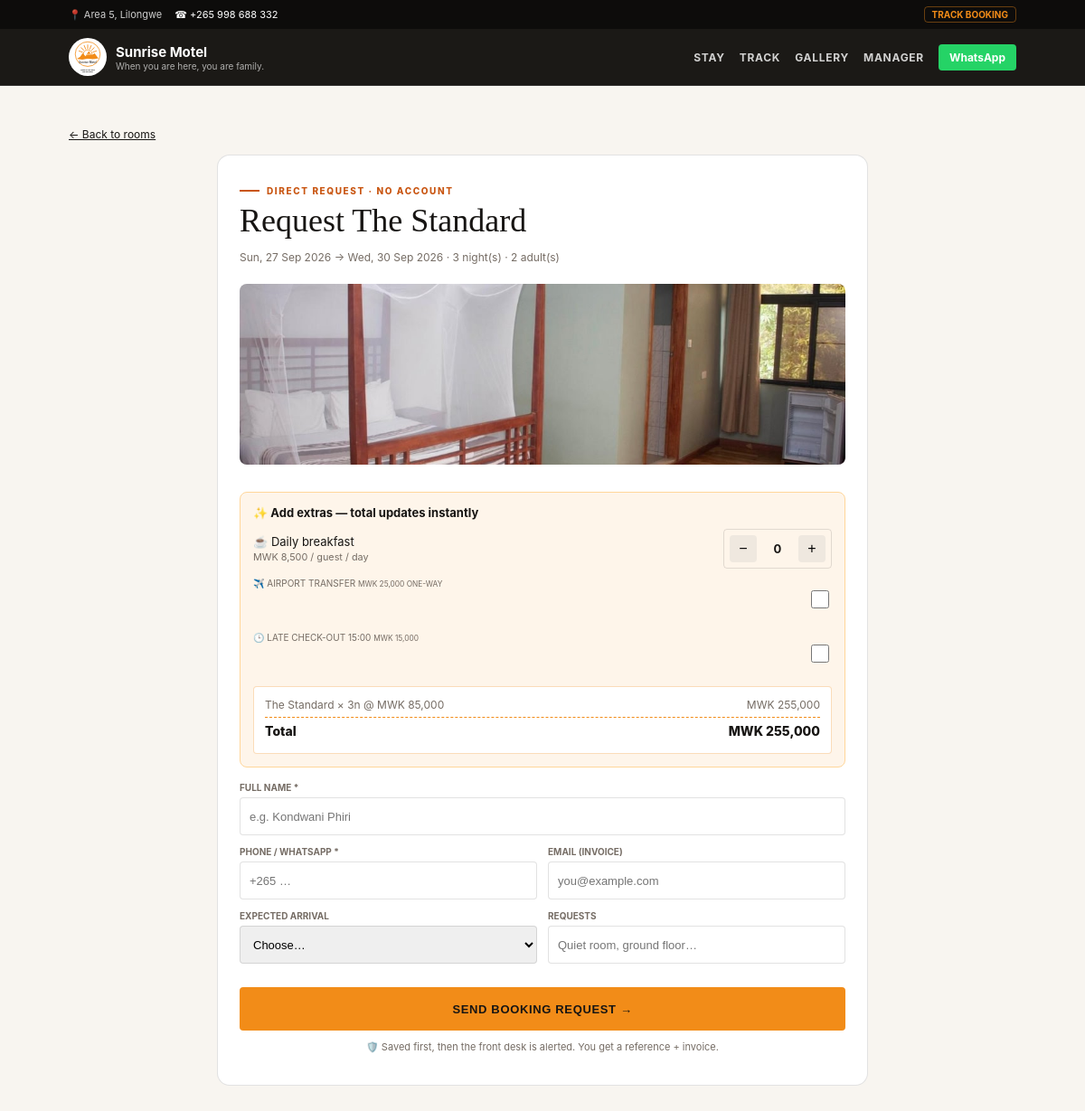
Screenshot of /booking.php with the database file from the repository.
### tables this page shows
CREATE TABLE IF NOT EXISTS `room_types` (
  `id` VARCHAR(64) PRIMARY KEY,
  `name` VARCHAR(120) NOT NULL,
  `slug` VARCHAR(120) NOT NULL UNIQUE,
  `description` TEXT NOT NULL,
  `rate` INT NOT NULL,
  `total_inventory` INT NOT NULL DEFAULT 3,
  `bed` VARCHAR(80) NOT NULL,
  `sleeps` VARCHAR(80) NOT NULL,
  `size` VARCHAR(80) NOT NULL,
  `badge` VARCHAR(80) NULL,
  `features_json` TEXT NOT NULL,
  `images_json` TEXT NOT NULL,
  `is_active` TINYINT(1) NOT NULL DEFAULT 1,
  `created_at` DATETIME NOT NULL DEFAULT CURRENT_TIMESTAMP
);

### config.php (called while the page is built, shortened)
<?php
function formatMwk($amount) {
    return 'MWK ' . number_format((int)$amount, 0);
}
function todayPlus($days) {
    $d = new DateTime('today', new DateTimeZone('Africa/Blantyre'));
    $d->modify('+' . (int)$days . ' days');
    return $d->format('Y-m-d');
}
function validDate($s) {
    [$y, $m, $d] = array_map('intval', explode('-', $s));
    return checkdate($m, $d, $y);
}
function nightsBetween($in, $out) {
    $n = (int)round((strtotime($out) - strtotime($in)) / 86400);
    return max(1, $n);
}
function friendlyDate($iso) {
    return date('D, j M Y', strtotime($iso));
}
function roomImages($row) {
    $imgs = json_decode($row['images_json'] ?? '[]', true);
    return $imgs;
}

### booking.php (the view, shortened to what this page needs)
<?php
require_once __DIR__ . '/config.php';
$pdo = getDbConnection();
$roomId = $_GET['room'] ?? 'standard';
$checkIn = (isset($_GET['in']) && validDate($_GET['in'])) ? $_GET['in'] : todayPlus(1);
$checkOut = (isset($_GET['out']) && validDate($_GET['out'])) ? $_GET['out'] : todayPlus(4);
$adults = max(1, min(6, (int)($_GET['adults'] ?? 2)));
$children = max(0, min(4, (int)($_GET['children'] ?? 0)));
$st = $pdo->prepare("SELECT * FROM room_types WHERE id = :id AND is_active = 1");
$st->execute([':id' => $roomId]);
$room = $st->fetch();
$nights = nightsBetween($checkIn, $checkOut);
$rate = (int)$room['rate'];
$subtotal = $rate * $nights;
$images = roomImages($room);
$success = false; $error = ''; $ref = ''; $inv = ''; $paidTotal = 0;
?>
<!DOCTYPE html>
<html lang="en">
<head>
<link rel="icon" href="images/sunrise-logo.svg"><link rel="stylesheet" href="assets/style.css">
</head>
<body>
<div class="topbar"><div class="wrap"><span>📍 Area 5, Lilongwe</span><a href="tel:+265998688332">☎ +265 998 688 332</a><a class="pill" href="track.php">Track booking</a></div></div>
<header class="site-header"><div class="wrap">
  <a class="brand" href="index.php"><img src="images/sunrise-logo.svg" alt="Sunrise Motel logo"><span><strong>Sunrise Motel</strong><small>When you are here, you are family.</small></span></a>
  <nav class="nav"><a href="index.php">Stay</a><a href="track.php">Track</a><a href="gallery.php">Gallery</a><a href="admin.php">Manager</a></nav>
  <a class="wa-btn" href="https://wa.me/<?= MOTEL_WHATSAPP ?>" target="_blank">WhatsApp</a>
</div></header>
<section class="section"><div class="wrap">
  <a href="index.php?checkIn=<?= urlencode($checkIn) ?>&checkOut=<?= urlencode($checkOut) ?>" style="font-size:12px;">← Back to rooms</a>
  <div class="form-card" style="max-width:720px;margin-top:14px;">
  <?php if ($success): ?>
    <div style="text-align:center;">
      <div style="font-size:44px;">🎉</div>
      <span class="eyebrow">Request received</span>
      <h2>Your room is held, <?= htmlspecialchars($_POST['guest_name'] ?? '') ?>.</h2>
      <p style="color:#756c64;font-size:13px;"><?= htmlspecialchars($room['name']) ?> · <?= friendlyDate($checkIn) ?> → <?= friendlyDate($checkOut) ?> · <?= $nights ?> night(s). The front desk will confirm on WhatsApp.</p>
      <div class="ref-box"><small style="font-size:10px;color:#756c64;">BOOKING REFERENCE</small><br><code><?= htmlspecialchars($ref) ?></code><br><small>Total <?= formatMwk($paidTotal) ?> · Status: Pending confirmation · Invoice <?= htmlspecialchars($inv) ?></small></div>
      <a class="btn-primary" href="invoice.php?ref=<?= urlencode($ref) ?>">📄 View / print invoice</a>
      <a class="btn-primary" style="background:#25d366;color:#fff;" href="https://wa.me/<?= MOTEL_WHATSAPP ?>?text=<?= urlencode("Hello Sunrise Motel, I sent booking $ref for {$room['name']} ($checkIn to $checkOut).") ?>" target="_blank">💬 Chat with front desk</a>
      <a class="btn-primary" style="background:#171513;color:#fff;" href="track.php?ref=<?= urlencode($ref) ?>">🔎 Track this booking</a>
    </div>
  <?php else: ?>
    <span class="eyebrow">Direct request · No account</span>
    <h2 style="margin-bottom:4px;">Request <?= htmlspecialchars($room['name']) ?></h2>
    <p style="font-size:12px;color:#756c64;"><?= friendlyDate($checkIn) ?> → <?= friendlyDate($checkOut) ?> · <?= $nights ?> night(s) · <?= $adults ?> adult(s)<?= $children ? " · $children child(ren)" : '' ?></p>
    <img src="<?= htmlspecialchars($images[0]) ?>" alt="<?= htmlspecialchars($room['name']) ?>" style="width:100%;height:200px;object-fit:cover;border-radius:8px;margin:10px 0;">
    <form method="POST" id="bookForm">
      <div class="extras-box">
        <strong>✨ Add extras — total updates instantly</strong>
        <div style="display:flex;justify-content:space-between;align-items:center;margin-top:10px;">
          <span>☕ Daily breakfast<br><small style="color:#756c64;">MWK 8,500 / guest / day</small></span>
          <span class="stepper" style="width:120px;"><button type="button" id="bfMinus">−</button><b id="bfLabel">0</b><button type="button" id="bfPlus">+</button></span>
        </div>
        <label style="display:flex;justify-content:space-between;margin-top:10px;font-weight:400;"><span>✈️ Airport transfer <small style="color:#756c64;">MWK 25,000 one-way</small></span><input type="checkbox" name="transfer" id="transferBox" style="width:20px;height:20px;"></label>
        <label style="display:flex;justify-content:space-between;margin-top:8px;font-weight:400;"><span>🕒 Late check-out 15:00 <small style="color:#756c64;">MWK 15,000</small></span><input type="checkbox" name="lateout" id="lateBox" style="width:20px;height:20px;"></label>
        <div class="calc">
          <div class="row"><span><?= htmlspecialchars($room['name']) ?> × <?= $nights ?>n @ <?= formatMwk($rate) ?></span><span><?= formatMwk($subtotal) ?></span></div>
          <div class="row total"><span>Total</span><span id="grandVal"><?= formatMwk($subtotal) ?></span></div>
        </div>
      </div>
      <label><span>Full name *</span><input name="guest_name" required placeholder="e.g. Kondwani Phiri" value="<?= htmlspecialchars($_POST['guest_name'] ?? '') ?>"></label>
      <div class="grid2">
        <label><span>Phone / WhatsApp *</span><input name="phone" required placeholder="+265 …" value="<?= htmlspecialchars($_POST['phone'] ?? '') ?>"></label>
        <label><span>Email (invoice)</span><input type="email" name="email" placeholder="you@example.com" value="<?= htmlspecialchars($_POST['email'] ?? '') ?>"></label>
      </div>
      <div class="grid2">
        <label><span>Expected arrival</span><select name="arrival"><option value="">Choose…</option></select></label>
        <label><span>Requests</span><input name="requests" placeholder="Quiet room, ground floor…"></label>
      </div>
      <button class="btn-primary" type="submit">Send booking request →</button>
      <p style="font-size:11px;color:#756c64;text-align:center;">🛡️ Saved first, then the front desk is alerted. You get a reference + invoice.</p>
    </form>
  <?php endif; ?>
  </div>
</div></section>
</body>
</html>

### assets/style.css (style rules this page uses)
:root { --orange: #f28c18; --ember: #c95612; --ink: #171513; --espresso: #49372f; --ivory: #f8f5f0; --ivory-deep: #efe8df; --sand: #e9d8c4; --sage: #526a57; --sage-light: #e8efe9; --muted: #756c64; --line: rgba(23,21,19,.12); }
* { box-sizing: border-box; }
body { margin: 0; font-family: -apple-system, BlinkMacSystemFont, "Segoe UI", Roboto, Helvetica, Arial, sans-serif; background: var(--ivory); color: var(--ink); -webkit-font-smoothing: antialiased; }
a { color: inherit; }
img { max-width: 100%; }
.wrap { max-width: 1080px; margin: 0 auto; padding: 0 16px; }
.topbar { background: #0d0c0b; color: rgba(255,255,255,.8); font-size: 11px; padding: 7px 0; }
.topbar .wrap { display: flex; gap: 14px; align-items: center; }
.topbar a { color: #fff; text-decoration: none; }
.topbar .pill { margin-left: auto; border: 1px solid rgba(242,140,24,.4); color: var(--orange); border-radius: 4px; padding: 2px 8px; font-size: 10px; text-transform: uppercase; font-weight: 700; }
.site-header { position: sticky; top: 0; z-index: 50; background: rgba(18,16,14,.96); color: #fff; border-bottom: 1px solid rgba(255,255,255,.1); }
.site-header .wrap { display: flex; align-items: center; gap: 16px; padding-top: 10px; padding-bottom: 10px; }
.brand { display: flex; align-items: center; gap: 10px; text-decoration: none; color: #fff; }
.brand img { height: 42px; width: 42px; background: #fff; border-radius: 50%; padding: 2px; object-fit: contain; }
.brand strong { display: block; font-size: 15px; }
.brand small { display: block; font-size: 10px; color: rgba(255,255,255,.65); }
.nav { display: flex; gap: 16px; margin-left: auto; }
.nav a { color: rgba(255,255,255,.8); text-decoration: none; font-size: 12px; font-weight: 700; text-transform: uppercase; letter-spacing: .06em; }
.wa-btn { background: #25d366; color: #fff !important; padding: 7px 12px; border-radius: 4px; font-size: 12px; font-weight: 700; text-decoration: none; white-space: nowrap; }
.stepper { height: 44px; display: flex; align-items: center; justify-content: space-between; border: 1px solid var(--line); border-radius: 4px; padding: 0 6px; font-weight: 700; }
.stepper button { width: 30px; height: 30px; border: 0; background: var(--ivory-deep); border-radius: 4px; cursor: pointer; font-size: 16px; }
.btn-primary { display: inline-flex; align-items: center; justify-content: center; gap: 8px; width: 100%; min-height: 48px; margin-top: 14px; background: var(--orange); color: #171513; border: 0; border-radius: 4px; font-weight: 800; font-size: 13px; text-transform: uppercase; letter-spacing: .05em; cursor: pointer; text-decoration: none; }
.section { padding: 42px 0; }
.section h2 { font-family: Georgia, serif; font-weight: 400; font-size: clamp(26px, 4vw, 36px); margin: 6px 0; }
.eyebrow { display: inline-flex; align-items: center; gap: 8px; font-size: 10px; font-weight: 800; letter-spacing: .16em; text-transform: uppercase; color: var(--ember); }
.eyebrow::before { content: ""; width: 22px; height: 2px; background: currentColor; display: inline-block; }
.form-card { background: #fff; border: 1px solid var(--line); border-radius: 14px; padding: 24px; max-width: 680px; margin: 0 auto; }
.form-card label { display: block; margin-bottom: 12px; font-size: 12px; font-weight: 700; }
.form-card label span { display: block; font-size: 10px; text-transform: uppercase; color: var(--muted); margin-bottom: 5px; }
.form-card input, .form-card select, .form-card textarea { width: 100%; min-height: 42px; border: 1px solid var(--line); border-radius: 4px; padding: 8px 10px; font-size: 13px; }
.grid2 { display: grid; grid-template-columns: 1fr 1fr; gap: 12px; }
.extras-box { background: #fef5ea; border: 1px solid #ffd699; border-radius: 8px; padding: 14px; margin: 16px 0; font-size: 13px; }
.calc { background: #fff; border: 1px solid rgba(242,140,24,.3); border-radius: 4px; padding: 12px; margin-top: 10px; font-size: 12px; }
.calc .row { display: flex; justify-content: space-between; margin-bottom: 4px; color: var(--muted); }
.calc .total { border-top: 1px dashed var(--orange); margin-top: 6px; padding-top: 6px; color: var(--ink); font-weight: 800; font-size: 14px; }

### rows the page displays
room_types: name "The Standard", rate "MWK 85,000", rate "MWK 255,000"

### other values shown
friendlyDate($checkIn) "Sun, 27 Sep 2026"
friendlyDate($checkOut) "Wed, 30 Sep 2026"
$nights "3"
$adults "2"
